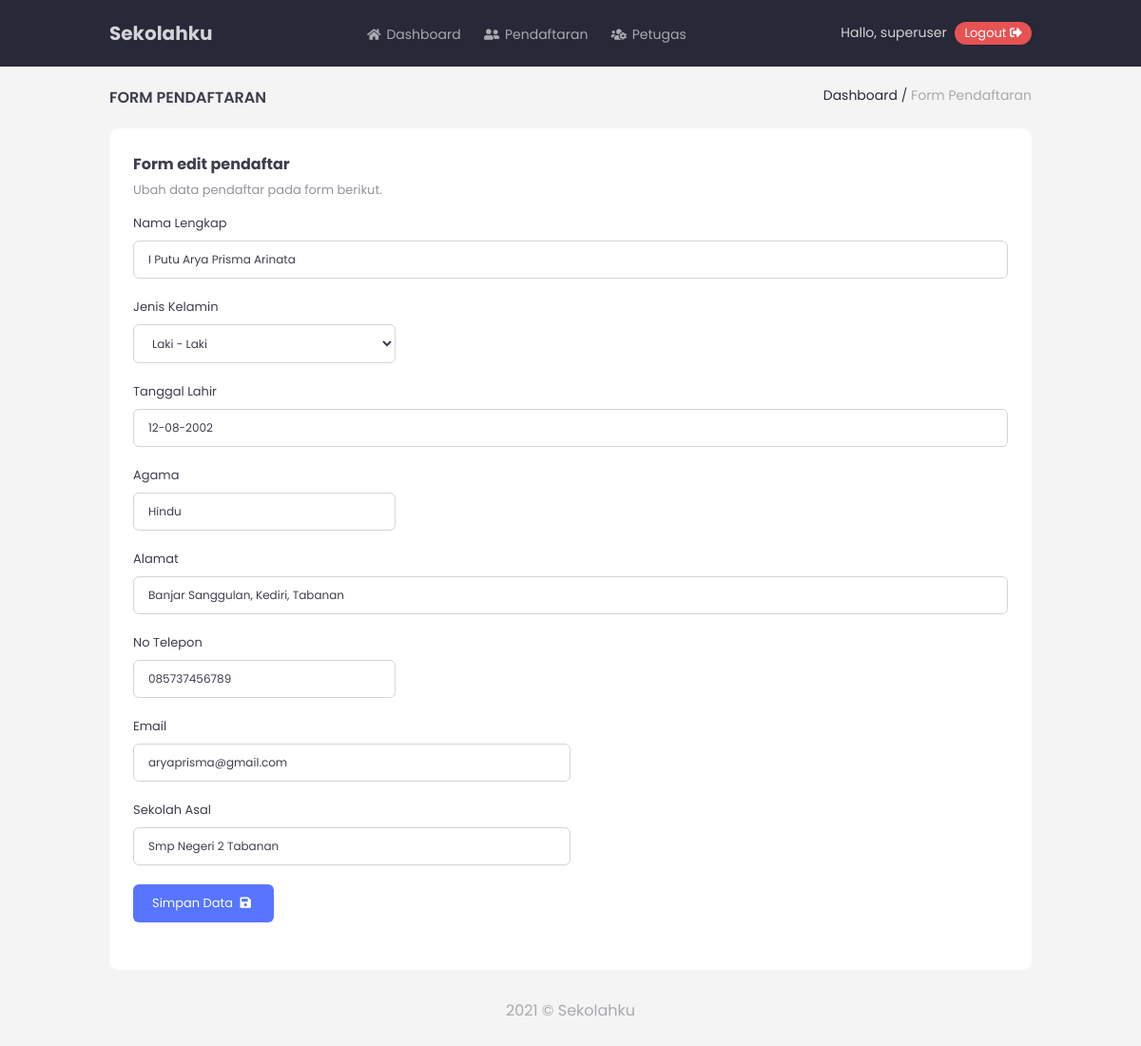
The app's page /form-pendaftaran.php?type=edit&nisn=200212080002 (signed in) with its own data.
### tables this page shows
CREATE TABLE `pendaftar` (
  `NISN` char(15) NOT NULL,
  `nama` varchar(100) NOT NULL,
  `jenis_kelamin` varchar(15) NOT NULL,
  `tgl_lahir` varchar(15) NOT NULL,
  `agama` varchar(15) NOT NULL,
  `alamat` varchar(100) NOT NULL,
  `no_telepon` varchar(15) NOT NULL,
  `email` varchar(30) NOT NULL,
  `sekolah_asal` varchar(100) NOT NULL,
  `tgl_mendaftar` varchar(15) NOT NULL,
  `keterangan` varchar(15) NOT NULL
);

### script/form-edit-pendaftar.php (the view, shortened to what this page needs)
<?php
$nisn = $_GET['nisn'];
$sql = mysqli_query($koneksi, "SELECT * FROM pendaftar WHERE NISN='$nisn' ");
$row = mysqli_fetch_assoc($sql);
?>
<div class="form-container">
	<h3>Form edit pendaftar</h3>
	<p>Ubah data pendaftar pada form berikut.</p>
	<form action="script/pendaftar-update-data.php" method="post">
	<div class="form-group">
		<label for="nama">Nama Lengkap</label>
		<input type="text" name="nama" class="w-100" placeholder="*Arista Budi Laksmana" value="<?php echo $row['nama']; ?>">
	</div>
	<div class="form-group">
		<label for="jk">Jenis Kelamin</label>
		<select name="jk" class="w-30">
			<?php if ($row['jenis_kelamin'] == "Laki - Laki") { ?>
				<option value="Laki - Laki">Laki - Laki</option>
			<?php } else if ($row['jenis_kelamin'] == "Perempuan") { ?>
				<option value="Perempuan">Perempuan</option>
				<option value="Laki - Laki">Laki - Laki</option>
			<?php } ?>
		</select>
	</div>
	<div class="form-group">
		<label for="tgl_lahir">Tanggal Lahir</label>
		<input type="text" name="tgl_lahir" class="w-100" placeholder="*14/06/2002" value="<?php echo $row['tgl_lahir']; ?>">
	</div>
	<div class="form-group">
		<label for="agama">Agama</label>
		<input type="text" name="agama" class="w-30" placeholder="*Hindu" value="<?php echo $row['agama']; ?>">
	</div>
	<div class="form-group">
		<label for="alamat">Alamat</label>
		<input type="text" name="alamat" class="w-100" placeholder="*Jl Kenanga Gng xx No xx" value="<?php echo $row['alamat']; ?>">
	</div>
	<div class="form-group">
		<label for="no_tel">No Telepon</label>
		<input type="number" name="no_tel" class="w-30" placeholder="085737xxxxxx" value="<?php echo $row['no_telepon']; ?>">
	</div>
	<div class="form-group">
		<label for="email">Email</label>
		<input type="email" name="email" class="w-50" placeholder="*budilaksmana@gmail.com" value="<?php echo $row['email']; ?>">
	</div>
	<div class="form-group">
		<label for="sekolah_asal">Sekolah Asal</label>
		<input type="text" name="sekolah_asal" class="w-50" placeholder="*Smp 1 (daerah)" value="<?php echo $row['sekolah_asal']; ?>">
	</div>
	<div class="form-group">
		<button type="submit" class="btn btn-medium blue">Simpan Data <i class="fas fa-save"></i></button>
	</div>
	</form>
</div>

### assets/css/style.css (style rules this page uses)
:root { --p_black: #272838; --p_red: #e65353; --p_blue: #5775ff; --p_green: #31c48f; --white: #ffffff; --grey: #e9eaeb; --grey2: #d4d4d7; --grey3: #bebfc3; --grey4: #a9a9af; --grey5: #93949c; --grey6: #7d7e88; --grey7: #686974; --grey8: #525360; --grey9: #3d3e4c; --bg: #f4f4f4; }
.blue { color: var(--p_blue) }
body { font-family: 'Poppins', sans-serif; background: var(--bg); color: var(--grey9); }
.btn-medium { display: inline-block; padding: 10px 20px; font-size: 13px; border-radius: 6px; }
.btn { margin-bottom: 5px; border: none; font-family: inherit; cursor: pointer; }
.btn i { margin: 0 4px; }
.btn.blue { background: var(--p_blue); color: var(--white); }
.form-container { background: var(--white); padding: 25px; border-radius: 10px; margin-bottom: 30px; }
.form-container h3 { font-weight: 700; font-size: 16px; margin-bottom: 5px; }
.form-container p { font-size: 13px; margin-bottom: 0; color: var(--grey5); margin-bottom: 15px; }
.form-group { overflow: hidden; position: relative; width: 100%; margin-bottom: 20px; }
.form-group label { display: block; color: var(--grey9); margin-bottom: 8px; font-size: 13px; }
.form-group input { width: 100%; padding: 10px 15px; font-family: inherit; font-size: 12px; border-radius: 6px; border: 1px solid var(--grey2); color: inherit; outline: none; transition: .3s; background: transparent; }
.form-group select { width: 100%; padding: 10px 15px; font-family: inherit; font-size: 12px; border-radius: 6px; border: 1px solid var(--grey2); color: inherit; outline: none; background: transparent; }
.form-group .w-30 { width: 30%; }
.form-group .w-50 { width: 50%; }
.form-group .w-100 { width: 100%; }

### assets/css/csslibs.css (style rules this page uses)
* { box-sizing: border-box; }
body { margin: 0; padding: 0; }
h1, h2, h3, h4, h5, h6 { margin-top: 0; margin-bottom: 15px; }
p { margin-top: 0; margin-bottom: 15px; font-size: 16px; }
.w-100 { width: 100% }
.w-50 { width: 50% }
.w-30 { width: 30% }

### records on screen
pendaftar: nama "I Putu Arya Prisma Arinata", jk "Laki - Laki", tgl_lahir "12-08-2002", agama "Hindu", alamat "Banjar Sanggulan, Kediri, Tabanan", no_tel "085737456789", email "aryaprisma@gmail.com", sekolah_asal "Smp Negeri 2 Tabanan"

### other values on screen
$username "superuser"
